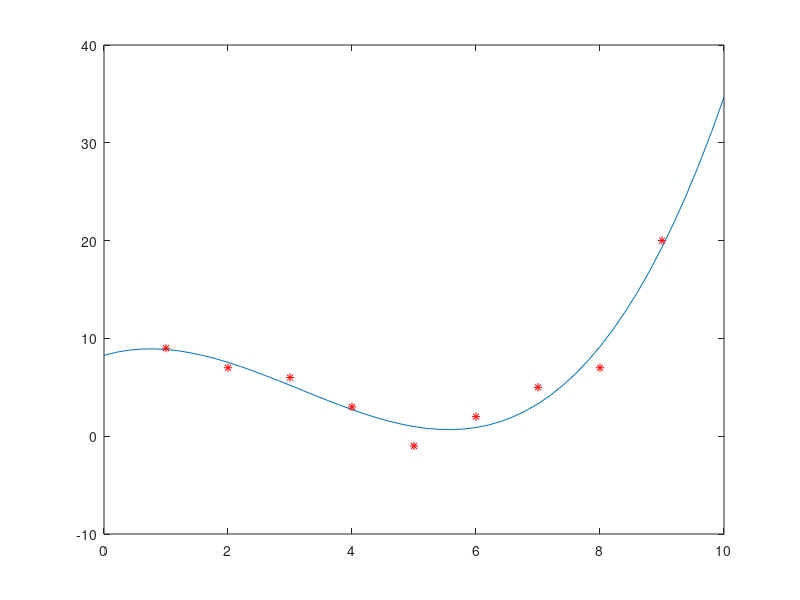

Here is the MATLAB script that generated this plot:
x = [1 2 3 4 5 6 7 8 9];
y = [9 7 6 3 -1 2 5 7 20];
P=polyfit(x,y,3);
xi=0:.2:10;
yi=polyval(P,xi);
plot(xi,yi,x,y,'r*');